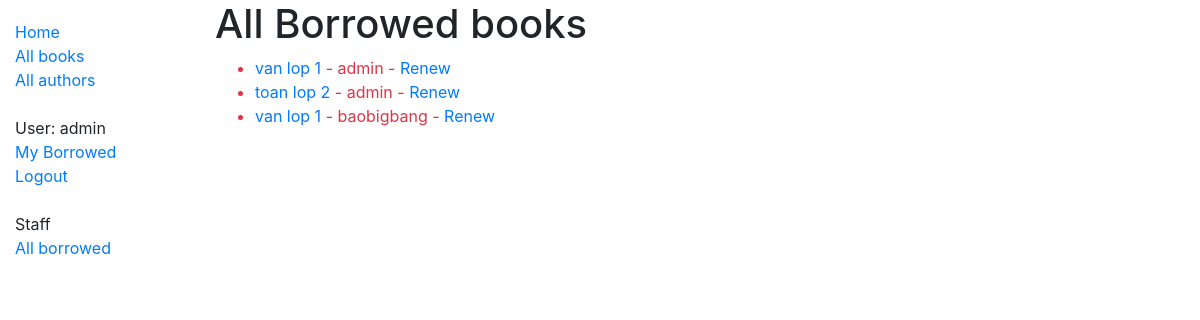
The app's page /catalog/borrowed/ (signed in), older data.
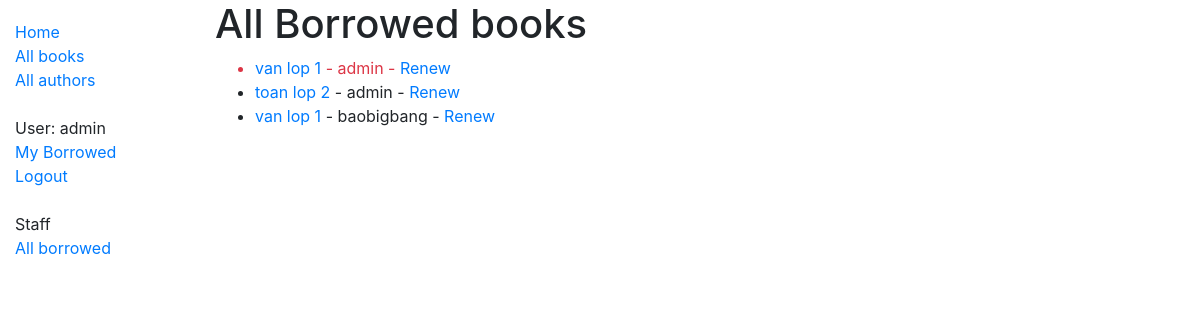
The same page, newer data.
### catalog/models.py (models this page shows, shortened)
class BookInstance(models.Model):
    id = models.UUIDField(primary_key=True, default=uuid.uuid4,
                          help_text='Unique ID for this particular book across whole library')
    book = models.ForeignKey('Book', on_delete=models.SET_NULL, null=True)
    imprint = models.CharField(max_length=200)
    due_back = models.DateField(null=True, blank=True)
    borrower = models.ForeignKey(User, on_delete=models.SET_NULL, null=True, blank=True)
    LOAN_STATUS = (
        ('m', 'Maintenance'),
        ('o', 'On loan'),
        ('a', 'Available'),
        ('r', 'Reserved'),
    )
    status = models.CharField(
        max_length=1,
        choices=LOAN_STATUS,
        blank=True,
        default='m',
        help_text='Book availability',
    )
    class Meta:
        ordering = ['due_back']
        permissions = (('can_mark_returned', 'Set book as returned'),)
    @property
    def is_overdue(self):
        if self.due_back and date.today() > self.due_back:
            return True
        return False

class Book(models.Model):
    title = models.CharField(max_length=200)
    author = models.ForeignKey('Author', on_delete=models.SET_NULL, null=True)
    summary = models.TextField(max_length=1000, help_text="Enter a brief description about the book")
    isbn = models.CharField("ISBN", max_length=13, help_text='13 Character <a href="https://www.isbn-'
                                                             'international.org/content/what-isbn">ISBN number</a>')
    genre = models.ManyToManyField(Gerne, help_text="Select a gerne for this book")
    def display_genre(self):
        return ', '.join(genre.name for genre in self.genre.all())
    display_genre.short_description = "Genre"

### catalog/views.py (the view)
# urls.py: path('borrowed/', views.UserManageLoanedBookListView.as_view(), name='all-borrowed'),
class UserManageLoanedBookListView(LoginRequiredMixin, generic.ListView):
    model = BookInstance
    template_name = 'catalog/borrowed.html'
    permission_required = 'catalog.can_mark_returned'
    def get_queryset(self):
        return BookInstance.objects.filter(borrower__isnull=False)

### catalog/templates/catalog/borrowed.html
{% extends "base_generic.html" %}
{% block content %}
    <h1>All Borrowed books</h1>
    {% if bookinstance_list %}
    <ul>
      {% for bookinst in bookinstance_list %}
      <li class="{% if bookinst.is_overdue %}text-danger{% endif %}">
        <a href="{% url 'book-detail' bookinst.book.pk %}">{{bookinst.book.title}}</a> - {{ bookinst.borrower.username }}
          {% if perms.catalog.can_mark_returned %}- <a href="{% url 'renew-book-librarian' bookinst.id %}">Renew</a> {% endif %}
      </li>
      {% endfor %}
    </ul>
    {% else %}
      <p>There are no books borrowed.</p>
    {% endif %}
{% endblock %}

Row changes from the older to the newer data that the page shows:
changed BookInstance "toan lop 2": due_back "2020-05-22" → "2020-06-13" (drawn)
changed BookInstance "baobigbang": due_back "2020-05-22" → "2020-06-13" (drawn)
